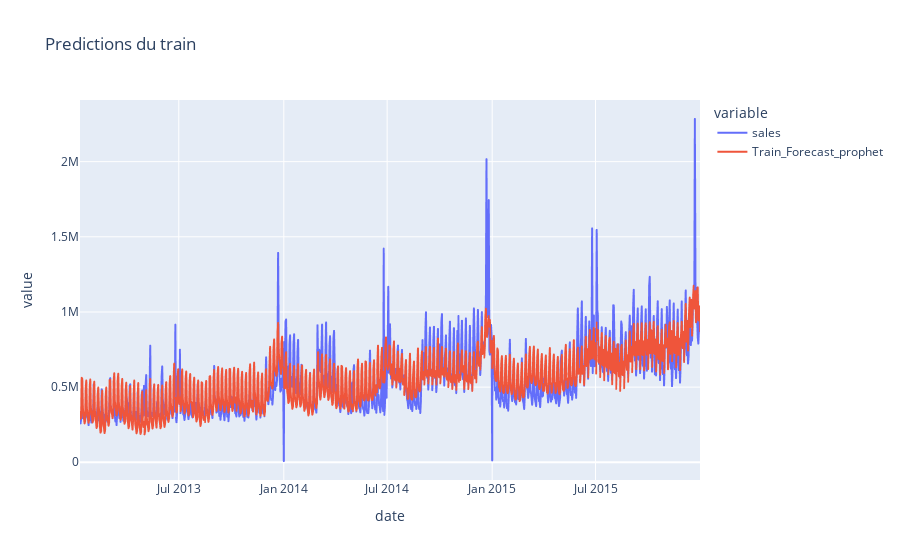

The code cell stored with this chart in its notebook:
### Markdown cell above
```python
nrmse, mape, mae, r2 = calculate_metrics(series_test['sales'], y_test_pred)
        
save_model_results(
    file_path=file_path,
    model_name="Prophet_exogs",
    params='with exogenous variables',
    nrmse=nrmse,
    mape=mape,
    mae=mae,
    r2=r2
)
```

### Code cell
fig = px.line(series_train, x='date', y=['sales', 'Train_Forecast_prophet'],title="Predictions du train")
fig.show()

### Figure 1 — Plotly figure (JSON) as saved in the notebook; plotly's stock layout.template omitted (floating-point values rounded to 4 significant figures; data arrays with more than 128 entries replaced by an {"elided": "..."} marker saying what was removed)
{"data": [{"hovertemplate": "variable=sales<br>date=%{x}<br>value=%{y}<extra></extra>", "legendgroup": "sales", "line": {"color": "#636efa", "dash": "solid"}, "marker": {"symbol": "circle"}, "mode": "lines", "name": "sales", "showlegend": true, "type": "scattergl", "x": {"elided": "1084 str values"}, "xaxis": "x", "y": {"elided": "1084 float values"}, "yaxis": "y"}, {"hovertemplate": "variable=Train_Forecast_prophet<br>date=%{x}<br>value=%{y}<extra></extra>", "legendgroup": "Train_Forecast_prophet", "line": {"color": "#EF553B", "dash": "solid"}, "marker": {"symbol": "circle"}, "mode": "lines", "name": "Train_Forecast_prophet", "showlegend": true, "type": "scattergl", "x": {"elided": "1084 str values"}, "xaxis": "x", "y": {"elided": "1084 float values"}, "yaxis": "y"}], "layout": {"legend": {"title": {"text": "variable"}, "tracegroupgap": 0}, "title": {"text": "Predictions du train"}, "xaxis": {"anchor": "y", "domain": [0, 1], "title": {"text": "date"}}, "yaxis": {"anchor": "x", "domain": [0, 1], "title": {"text": "value"}}}}
